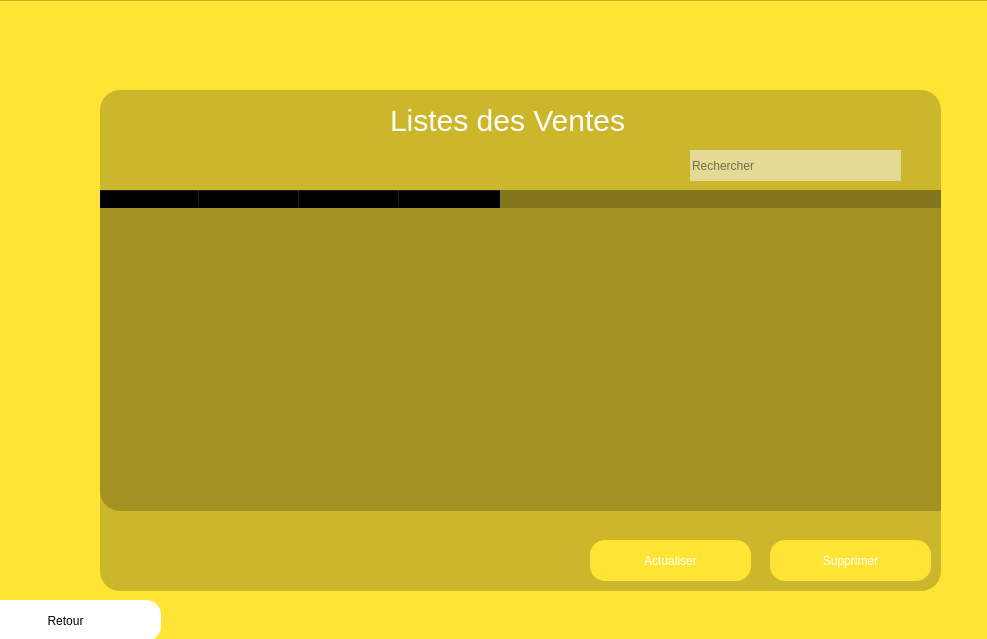
<?xml version="1.0" encoding="UTF-8"?>
<ui version="4.0">
 <class>ListVente</class>
 <widget class="QMainWindow" name="ListVente">
  <property name="geometry">
   <rect>
    <x>0</x>
    <y>0</y>
    <width>987</width>
    <height>639</height>
   </rect>
  </property>
  <property name="windowTitle">
   <string>MainWindow</string>
  </property>
  <widget class="QWidget" name="centralwidget">
   <widget class="QFrame" name="frame">
    <property name="geometry">
     <rect>
      <x>-290</x>
      <y>0</y>
      <width>1281</width>
      <height>801</height>
     </rect>
    </property>
    <property name="styleSheet">
     <string notr="true">background-color: rgb(255,228,54)</string>
    </property>
    <property name="frameShape">
     <enum>QFrame::StyledPanel</enum>
    </property>
    <property name="frameShadow">
     <enum>QFrame::Raised</enum>
    </property>
    <widget class="QFrame" name="frame_haut">
     <property name="geometry">
      <rect>
       <x>0</x>
       <y>9</y>
       <width>1271</width>
       <height>71</height>
      </rect>
     </property>
     <property name="styleSheet">
      <string notr="true">border:none;</string>
     </property>
     <property name="frameShape">
      <enum>QFrame::StyledPanel</enum>
     </property>
     <property name="frameShadow">
      <enum>QFrame::Raised</enum>
     </property>
     <widget class="QPushButton" name="pushButton">
      <property name="geometry">
       <rect>
        <x>1170</x>
        <y>0</y>
        <width>91</width>
        <height>81</height>
       </rect>
      </property>
      <property name="text">
       <string/>
      </property>
      <property name="icon">
       <iconset>
        <normaloff>../fermerIcon-removebg-preview.png</normaloff>../fermerIcon-removebg-preview.png</iconset>
      </property>
      <property name="iconSize">
       <size>
        <width>60</width>
        <height>80</height>
       </size>
      </property>
     </widget>
     <widget class="QPushButton" name="pushButton_2">
      <property name="geometry">
       <rect>
        <x>1080</x>
        <y>10</y>
        <width>91</width>
        <height>61</height>
       </rect>
      </property>
      <property name="text">
       <string/>
      </property>
      <property name="icon">
       <iconset>
        <normaloff>../pngtree-fullscreen--icon-in-trendy-style-isolated-background-png-image_1566064-removebg-preview.png</normaloff>../pngtree-fullscreen--icon-in-trendy-style-isolated-background-png-image_1566064-removebg-preview.png</iconset>
      </property>
      <property name="iconSize">
       <size>
        <width>60</width>
        <height>80</height>
       </size>
      </property>
     </widget>
     <widget class="QPushButton" name="pushButton_3">
      <property name="geometry">
       <rect>
        <x>970</x>
        <y>10</y>
        <width>101</width>
        <height>61</height>
       </rect>
      </property>
      <property name="text">
       <string/>
      </property>
      <property name="icon">
       <iconset>
        <normaloff>../red-removebg-preview.png</normaloff>../red-removebg-preview.png</iconset>
      </property>
      <property name="iconSize">
       <size>
        <width>60</width>
        <height>80</height>
       </size>
      </property>
     </widget>
     <widget class="QPushButton" name="pushButton_4">
      <property name="geometry">
       <rect>
        <x>0</x>
        <y>0</y>
        <width>91</width>
        <height>61</height>
       </rect>
      </property>
      <property name="text">
       <string/>
      </property>
      <property name="icon">
       <iconset>
        <normaloff>../pngtree-fullscreen--icon-in-trendy-style-isolated-background-png-image_1566064-removebg-preview.png</normaloff>../pngtree-fullscreen--icon-in-trendy-style-isolated-background-png-image_1566064-removebg-preview.png</iconset>
      </property>
      <property name="iconSize">
       <size>
        <width>60</width>
        <height>80</height>
       </size>
      </property>
     </widget>
    </widget>
    <widget class="QFrame" name="frame_3">
     <property name="geometry">
      <rect>
       <x>390</x>
       <y>90</y>
       <width>841</width>
       <height>501</height>
      </rect>
     </property>
     <property name="styleSheet">
      <string notr="true">background-color:rgba(0,0,0,0.2);
border-radius:20px;
</string>
     </property>
     <property name="frameShape">
      <enum>QFrame::StyledPanel</enum>
     </property>
     <property name="frameShadow">
      <enum>QFrame::Raised</enum>
     </property>
     <widget class="QLabel" name="label_3">
      <property name="geometry">
       <rect>
        <x>290</x>
        <y>10</y>
        <width>351</width>
        <height>41</height>
       </rect>
      </property>
      <property name="styleSheet">
       <string notr="true">background-color:none;
border:none;
font:90 30pt &quot;metropolis&quot;;
font-size:30px;
color:white</string>
      </property>
      <property name="text">
       <string>Listes des Ventes</string>
      </property>
     </widget>
     <widget class="QPushButton" name="pushButton_31">
      <property name="geometry">
       <rect>
        <x>670</x>
        <y>450</y>
        <width>161</width>
        <height>41</height>
       </rect>
      </property>
      <property name="styleSheet">
       <string notr="true">QPushButton{
background-color:#FFE436;
border-top-left-radius:20px;
border-bottom-left-radius:20px;
color:rgb(255,255,255);
font:77 21pt &quot;metropolis&quot;;
border-radius:15px


}
QPushButton:hover{
background-color:white;

color:rgb(0,0,0);
font:77 18pt &quot;metropolis&quot;;


}
</string>
      </property>
      <property name="text">
       <string>Supprimer</string>
      </property>
      <property name="icon">
       <iconset>
        <normaloff>../supprimerProduit-removebg-preview.png</normaloff>../supprimerProduit-removebg-preview.png</iconset>
      </property>
      <property name="iconSize">
       <size>
        <width>20</width>
        <height>20</height>
       </size>
      </property>
     </widget>
     <widget class="QPushButton" name="pushButton_30">
      <property name="geometry">
       <rect>
        <x>490</x>
        <y>450</y>
        <width>161</width>
        <height>41</height>
       </rect>
      </property>
      <property name="styleSheet">
       <string notr="true">QPushButton{
background-color:#FFE436;
border-top-left-radius:20px;
border-bottom-left-radius:20px;
color:rgb(255,255,255);
font:77 21pt &quot;metropolis&quot;;
border-radius:15px


}
QPushButton:hover{
background-color:white;
border-radius:15px;
color:rgb(0,0,0);
font:77 18pt &quot;metropolis&quot;;


}
</string>
      </property>
      <property name="text">
       <string>Actualiser</string>
      </property>
     </widget>
     <widget class="QLineEdit" name="lineEdit_16">
      <property name="geometry">
       <rect>
        <x>590</x>
        <y>60</y>
        <width>211</width>
        <height>31</height>
       </rect>
      </property>
      <property name="styleSheet">
       <string notr="true">background-color:rgba(255,255,255,0.5);</string>
      </property>
      <property name="placeholderText">
       <string>Rechercher</string>
      </property>
     </widget>
     <widget class="QPushButton" name="pushButton_5">
      <property name="geometry">
       <rect>
        <x>780</x>
        <y>40</y>
        <width>81</width>
        <height>71</height>
       </rect>
      </property>
      <property name="styleSheet">
       <string notr="true">background-color:none
</string>
      </property>
      <property name="text">
       <string/>
      </property>
      <property name="icon">
       <iconset>
        <normaloff>../recherche-removebg-preview.png</normaloff>../recherche-removebg-preview.png</iconset>
      </property>
      <property name="iconSize">
       <size>
        <width>30</width>
        <height>40</height>
       </size>
      </property>
     </widget>
     <widget class="QTableWidget" name="tableWidget_4">
      <property name="geometry">
       <rect>
        <x>0</x>
        <y>100</y>
        <width>861</width>
        <height>321</height>
       </rect>
      </property>
      <column>
       <property name="text">
        <string>num_vente</string>
       </property>
      </column>
      <column>
       <property name="text">
        <string>Nom_produit</string>
       </property>
      </column>
      <column>
       <property name="text">
        <string>Quantité</string>
       </property>
      </column>
      <column>
       <property name="text">
        <string>Montant</string>
       </property>
      </column>
     </widget>
    </widget>
    <widget class="QPushButton" name="pushButton_13">
     <property name="geometry">
      <rect>
       <x>260</x>
       <y>600</y>
       <width>191</width>
       <height>41</height>
      </rect>
     </property>
     <property name="styleSheet">
      <string notr="true">background-color:white;
color:black;
border-radius:15px;
font:90 18pt &quot;metropolis&quot;;</string>
     </property>
     <property name="text">
      <string>Retour</string>
     </property>
    </widget>
   </widget>
  </widget>
 </widget>
 <resources>
  <include location="../res.qrc"/>
 </resources>
 <connections/>
</ui>
